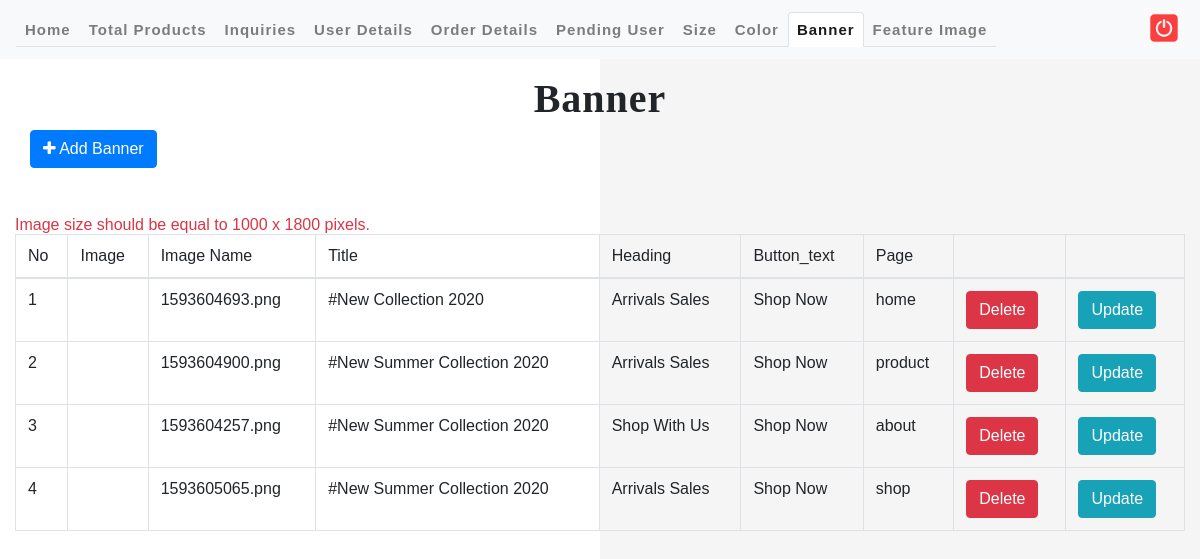
The page /admin/banner/banner.php (signed in) on the database its author committed.
### tables this page shows
CREATE TABLE `banner` (
  `id` int(11) NOT NULL,
  `img` varchar(255) NOT NULL,
  `title` varchar(255) NOT NULL,
  `heading` varchar(255) NOT NULL,
  `button_text` varchar(255) NOT NULL,
  `page` varchar(255) NOT NULL
);

### admin/banner/banner.php (the view, shortened to what this page needs)
<?php
include ("../includes/header.php");
if (isset($_SESSION["admin_detail"])) {
    ?>
<body>
	<div id="mynav">
		<nav class="navbar navbar-expand-lg navbar-light bg-light">
			<div class="collapse navbar-collapse" id="navbarSupportedContent">
				<ul class="navbar-nav mr-auto nav-tabs ">
					<li class="nav-item "><a class="nav-link" href="../main.php">Home </a></li>
					<li class="nav-item"><a class="nav-link" href="../product/total_products.php">Total
							Products</a></li>
					<li class="nav-item"><a class="nav-link" href="../contact_details.php">Inquiries</a>
					</li>
					<li class="nav-item"><a class="nav-link" href="../user_details.php">User
							Details</a></li>
					<li class="nav-item"><a class="nav-link" href="../order_details.php">Order
							Details</a></li>
					<li class="nav-item"><a class="nav-link" href="../pending_user.php">Pending
							User</a></li>
							<li class="nav-item"><a class="nav-link" href="../size/size.php">Size</a></li>
					<li class="nav-item"><a class="nav-link" href="../color/color.php">Color</a></li>
					<li class="nav-item"><a class="nav-link active" href="banner.php">Banner</a></li>
					<li class="nav-item"><a class="nav-link" href="../feature/feature.php">Feature Image</a></li>
				</ul>
				<a href="logout.php" title="Logout"> <img
					src="../assets/images/logout.png" alt="" style="width: 40px"
					class="img-responsive">
				</a>
			</div>
		</nav>
	</div>
	<div id="welcome_page">
		<div class="container-fluid">
			<div class="row my-3">
				<div class="col-md-12">
					<div class="welcome_header text-center">
						<h1>Banner</h1>
					</div>
				</div>
				<div class="col-md-6 text-left">
					<a href="add_banner.php">
						<button type="button" class="btn btn-primary mt-2">
							<i class="fa fa-plus"></i> Add Banner
						</button>
					</a>
				</div>
			</div>
			<div class="my-5">
			<span class="text-danger">Image size should be equal to 1000 x 1800 pixels.</span>
				<table class="table table-hover table-bordered">
					<thead>
						<tr>
							<th scope="col">No</th>
							<th scope="col">Image</th>
							<th scope="col">Image Name</th>
							<th scope="col">Title</th>
							<th scope="col">Heading</th>
							<th scope="col">Button_text</th>
							<th scope="col">Page</th>
							<th></th>
							<th></th>
						</tr>
					</thead>
					<tbody>
    <?php
    $sql = "SELECT * FROM banner ORDER BY id DESC";
    $query = mysqli_query($con, $sql);
    $i = 1;
    while ($row = mysqli_fetch_array($query)) {
        $id = $row['id'];
        $img = $row['img'];
        $title = $row['title'];
        $heading = $row['heading'];
        $button_text = $row['button_text'];
        $page = $row['page'];
        ?>
    				<tr>
							<th scope="row"><?php echo $i; ?></th>
							<td><img alt="" src="../../images/banner/<?php echo $img;?>" width="15%"></td>
							<td><?php echo $img ; ?></td>
							<td><?php echo $title; ?></td>
							<td><?php echo $heading; ?></td>
							<td><?php echo $button_text; ?></td>
							<td><?php echo $page; ?></td>
							<td><a
								href="delete_Banner.php?token=<?php echo base64_encode($id); ?>">
									<button class="btn btn-danger"
										onclick="return confirm('Are you sure want to delete this row ?')">Delete</button>
							</a></td>
							<td><a
								href="update_Banner.php?token=<?php echo base64_encode($id); ?>"><button
										type="button" class="btn btn-info">Update</button></a></td>
						</tr>
    <?php $i++; } ?>
  </tbody>
				</table>
			</div>
		</div>
	</div>
<?php
}
include ("../includes/footer.php");
?>

### admin/assets/css/style.css (style rules this page uses)
html,body,div,span,applet,object,iframe,h1,h2,h3,h4,h5,h6,p,blockquote,pre,a,abbr,acronym,address,big,cite,code,del,dfn,em,img,ins,kbd,q,s,samp,small,strike,strong,sub,sup,tt,var,b,u,i,dl,dt,dd,ol,nav ul,nav li,fieldset,form,label,legend,table,caption,tbody,tfoot,thead,tr,th,td,article,aside,canvas,details,embed,figure,figcaption,footer,header,hgroup,menu,nav,output,ruby,section,summary,time,mark,audio,video { margin:0;padding:0;border:0;font-size:100%;font:inherit;vertical-align:baseline; }
article, aside, details, figcaption, figure,footer, header, hgroup, menu, nav, section { display: block; }
ol,ul { list-style:none;margin:0px;padding:0px; }
table { border-collapse:collapse;border-spacing:0; }
a { text-decoration:none; }
img { max-width:100%; }
body { padding: 0; margin: 0; background: #fff; min-height: 100vh; background: linear-gradient(to left, #f5f5f5 50%, #fff 50%); font-family: sans-serif; }
body a { transition: 0.5s all; -webkit-transition: 0.5s all; -moz-transition: 0.5s all; -o-transition: 0.5s all; -ms-transition: 0.5s all; text-decoration: none; letter-spacing:1px; font-size:15px; font-weight:600; }
h1, h2, h3, h4, h5, h6 { margin: 0; padding: 0; font-family: 'Raleway', sans-serif; font-weight:600; letter-spacing:1px; }
.row { margin:0px; padding:0px; }
ul { margin: 0; padding: 0; }
img { width:100%; }
.navbar { width: 100%!important; }
.welcome_header h1 { font-size: 40px; font-family: cursive!important; }

### rows shown on the page
banner: img "1593604693.png", title "#New Collection 2020", heading "Arrivals Sales", button_text "Shop Now", page "home"
banner: img "1593604900.png", title "#New Summer Collection 2020", heading "Arrivals Sales", button_text "Shop Now", page "product"
banner: img "1593604257.png", title "#New Summer Collection 2020", heading "Shop With Us", button_text "Shop Now", page "about"
banner: img "1593605065.png", title "#New Summer Collection 2020", heading "Arrivals Sales", button_text "Shop Now", page "shop"
